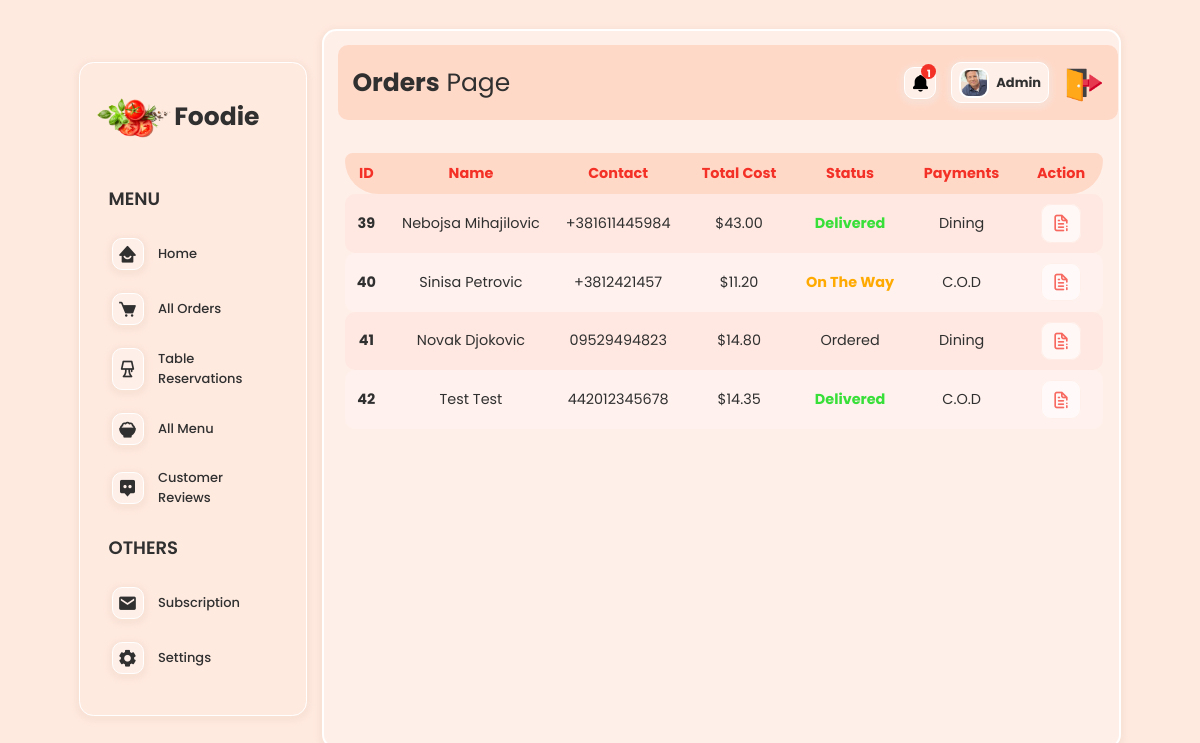
The app's page /admin/orders.php (signed in) with its own data.
### tables this page shows
CREATE TABLE `orders` (
  `order_id` int(11) NOT NULL,
  `session_id` varchar(255) NOT NULL,
  `firstname` varchar(50) NOT NULL,
  `lastname` varchar(100) NOT NULL,
  `phone` varchar(100) NOT NULL,
  `email` varchar(100) NOT NULL,
  `delivery_address` varchar(255) NOT NULL,
  `message` varchar(255) NOT NULL,
  `total` double(6,2) NOT NULL,
  `status` varchar(20) NOT NULL,
  `payment_method` varchar(20) NOT NULL,
  `created_at` datetime NOT NULL DEFAULT current_timestamp(),
  `updated_by` varchar(50) NOT NULL,
  `updated_date` datetime DEFAULT NULL
);

### app/classes/Order.php (called while the page is built, shortened)
<?php
class Order extends Cart {
    protected $conn;
    public function __construct($conn) {
        $this->conn = $conn;
    }
    public function getNumberOfOrderedOrders() {
        $sql = "SELECT * FROM orders WHERE status='ordered'";
        $stmt = $this->conn->prepare($sql);
        $stmt->execute();
        $result = $stmt->get_result();
        return $result->num_rows;
    }
    public function getAllOrders() {
        $sql = "SELECT * FROM orders";
        $stmt = $this->conn->prepare($sql);
        $stmt->execute();
        $result = $stmt->get_result();
        return $result->fetch_all(MYSQLI_ASSOC);
    }
}

### app/classes/User.php (called while the page is built, shortened)
<?php
class User {
    protected $conn;
    public function __construct($conn) {
        $this->conn = $conn;
    }
    public function adminHeader($username) {
        $sql = "SELECT * FROM admins WHERE username=?";
        $stmt = $this->conn->prepare($sql);
        $stmt->bind_param("i", $username);
        $stmt->execute();
        $result = $stmt->get_result();
        return $result->fetch_assoc();
    }
}

### admin/orders.php (the view, shortened to what this page needs)
<?php
    include 'includes/header.php';
    include '../app/classes/Cart.php';
    include '../app/classes/Order.php';
    $orders = new Order($conn);
    $allOrders = $orders->getAllOrders();
?>
    <div class="adminPage flex">
       <?php include './includes/sideMenu.php';?>
        <div class="mainBody">
            <div class="topSection flex">
                <div class="title">
                    <span><strong>Orders</strong> Page</span>
                </div>
                <?php include 'includes/headerAdmin.php'; ?>
            </div>
            <div class="mainBodyContentContainer">
                <div class="orderDiv">
                    <table class="table">
                        <tr class="tblHeader">
                            <th>ID</th>
                            <th>Name</th>
                            <th>Contact</th>
                            <th>Total Cost</th>
                            <th>Status</th>
                            <th>Payments</th>
                            <th>Action</th>
                        </tr>
                        <?php if(empty($allOrders)) : ?>
                            <span class="blank">No Orders have been made yet!</span>
                        <?php else : ?>
                            <?php foreach($allOrders as $order) : ?>
                                <tr class="tblRow orderRow">
                                    <td class="id"><?=$order['order_id'];?></td>
                                    <td class="customerName">
                                    <span class="name"><?=$order['firstname'] .' '. $order['lastname'];?></span>
                                    </td>
                                    <td class="contact">
                                        <p><?=$order['phone'];?></p>
                                    </td>
                                    <td class="cost">
                                        <p>$<?=number_format($order['total'],2);?></p>
                                    </td>
                                    <?php
                                        $order_status = $order['status'];
                                        switch ($order_status) {
                                            case 'delivered':
                                                ?>
                                                <td class="status">
                                                    <p class="delivered"><?=$order_status;?></p>
                                                </td>
                                                <?php
                                                break;
                                                ?>
                                                <?php
                                            case 'on the way':
                                                ?>
                                                <td class="status">
                                                    <p class="OTW"><?=$order_status;?></p>
                                                </td>
                                                <?php
                                                break;
                                            default:
                                                ?>
                                                <td class="status" style="text-transform: capitalize;">
                                                    <p><?=$order_status;?></p>
                                                </td>
                                                <?php
                                                break;
                                        }
                                    ?>
                                    <td class="payments">
                                        <p><?=$order['payment_method'];?></p>
                                    </td>
                                    <td class="action">
                                        <a href="<?=ROOT_URL?>admin/orderDetails.php?id=<?=$order['order_id'];?>">
                                            <i class="uil uil-file-info-alt icon"></i>
                                        </a>
                                    </td>
                                </tr>
                            <?php endforeach ?>
                        <?php endif?>
                    </table>
                </div>
            </div>
         </div>
    </div>
<?php include 'includes/footer.php'; ?>

### admin/includes/headerAdmin.php (shortened to what this page needs)
<?php
    include_once '../app/config/config.php';
    include_once '../app/classes/User.php';
    include_once '../app/classes/Cart.php';
    include_once '../app/classes/Order.php';
    $user = new User($conn);
    $order = new Order($conn);
    $admin = $user->adminHeader($_SESSION['username']);
    $numberOfOrders = $order->getNumberOfOrderedOrders();
?>
<div class="adminDiv flex">
    <div class="notDiv">
    <a href="<?=ROOT_URL?>admin/orders.php"><i class='bx bxs-bell icon' title="New Food Order" style="color: black;"></i></a>
        <?php if($numberOfOrders == 0) : ?>
            <span style="display: none"></span>
        <?php else : ?>
            <span class="count"><?=$numberOfOrders?></span>
        <?php endif ?>
    </div>
        <div class="imgDiv flex">
                <img src="<?=ROOT_URL?>public/images/<?=$admin['image'];?>" alt="Account Admin Image">
                <span class="name"><?=$admin['name'];?></small></span>
        </div>
    <a href="logout.php" title="Log Out" ><img src="<?=ROOT_URL?>public/images/logout.png" alt="" style="width: 40px; transform: translateY(5px);"></a>
</div>

### public/css/styles.css (style rules this page uses)
* { padding: 0; margin: 0; box-sizing: border-box; font-family: "Poppins", sans-serif; }
:root { --primaryColor: #f43127; --secondaryColor: #ffd9c8; --thirdColor: #ffe8e1; --forthColor: #fff1ed; --cardColor: #ffefe9; --LocColor: #f0e2df; --bgColor: #ffeae0; --smallSize: 13px; --normalSize: 18px; --mediumSize: 25px; --largeSize: 35px; --textColor: rgb(48, 48, 48); --whiteColor: hsl(0, 0%, 100%); --borderRadius: 10px; --boxShadow: 0 2px 4px 4px #f8e0d4d7; --greyColor: rgb(180, 180, 180); --greenColor: rgb(56, 223, 56); --yellowColor: rgb(255, 170, 0); }
body { background: var(--bgColor); }
html { font-size: 90%; scroll-behavior: smooth; }
a { text-decoration: none; cursor: pointer; }
.flex { display: flex; align-items: center; }
img { height: auto; width: 100%; }
p { font-family: "Poppins", sans-serif; }
.icon { font-size: 20px; cursor: pointer; }

### records on screen
orders: order_id "39", firstname "Nebojsa", lastname "Mihajilovic", phone "+381611445984", total "43.00", status "Delivered", payment_method "Dining"
orders: order_id "40", firstname "Sinisa", lastname "Petrovic", phone "+3812421457", total "11.20", status "On The Way", payment_method "C.O.D"
orders: order_id "41", firstname "Novak", lastname "Djokovic", phone "09529494823", total "14.80", status "Ordered", payment_method "Dining"
orders: order_id "42", firstname "Test", lastname "Test", phone "442012345678", total "14.35", status "Delivered", payment_method "C.O.D"

### other values on screen
$numberOfOrders "1"
$admin['name'] "Admin"
